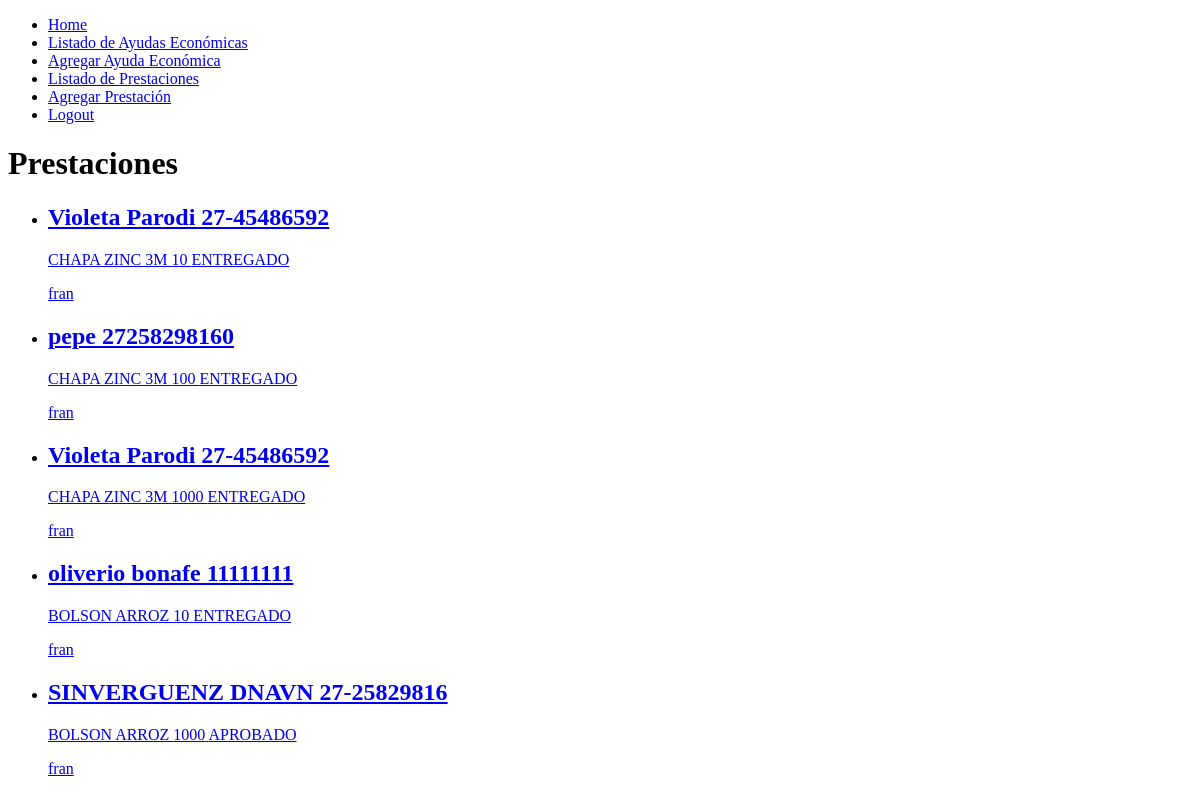
Before: /prestaciones/ (signed in) with the older database file.
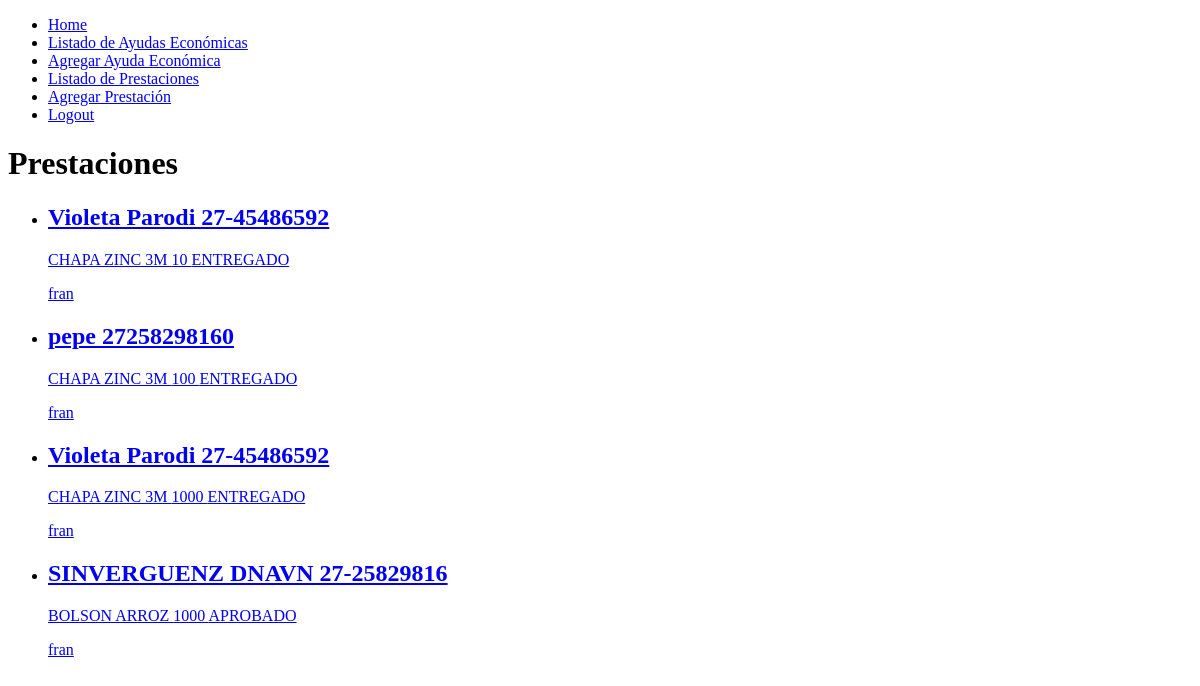
After: the same page with the newer database file.
### appcargas/models.py (models this page shows, shortened)
class Prestaciones(models.Model):
    id_programa = models.ForeignKey(Proyect, on_delete= models.CASCADE,  default=2)
    id_beneficiario = models.ForeignKey(Personas, on_delete= models.CASCADE)
    categoria = models.ForeignKey(Categoria, on_delete= models.CASCADE)
    producto = models.ForeignKey(Producto, on_delete= models.CASCADE)
    cantidad = models.IntegerField()
    estado = models.CharField(max_length=15, choices= ESTADOS_SOLICITUD, default= 'SOLICITADO')
    fecha_solicitud = models.DateField(default=timezone.now)
    motivo = models.CharField(max_length= 20,
                              null=True,
                              blank=True,
                              default= 'emergencia')
    usuario_creador = models.ForeignKey(User,
                                        on_delete= models.SET("usuario eliminado"),
                                        null=True,
                                        blank=True,
                                        related_name= 'prestaciones')

class Personas(models.Model):
    nombre = models.CharField(max_length=11, default= "no especificado", blank=True)
    apellido = models.CharField(max_length=12, default= "no especificado", blank=True)
    grupo_familiar = models.ForeignKey(Familias, on_delete= models.CASCADE)
    cuil = models.CharField(max_length=11)
    genero = models.CharField(max_length= 20)
    estado_civil = models.CharField(max_length= 1, choices=ESTADO_CIVIL_CHOICES)
    profesion = models.CharField(max_length= 20)
    Direccion = models.CharField(max_length= 50)
    Barrio = models.CharField(max_length= 20)
    discapacidad = models.BooleanField()
    usuario_creador = models.ForeignKey(User,
                                        on_delete= models.SET("usuario eliminado"),
                                        null=True,
                                        blank=True,
                                        related_name='personas_creadas')
    def __str__(self):
        return "{} {} {}".format(self.nombre, self.apellido, self.cuil)

class Producto(models.Model):
    categoria = models.ForeignKey(Categoria, on_delete=models.CASCADE)
    nombre = models.CharField(max_length=50)
    cantidad_usada = models.IntegerField(default=0)
    cantidad_deposito = models.IntegerField(default=0)
    def __str__(self):
        return "{}".format(self.nombre)

### appcargas/views.py (the view)
# urls.py: path("prestaciones/", views.listar_prestaciones, name= 'listado_prestaciones'),
@login_required
def listar_prestaciones(request):
    prestaciones = Prestaciones.objects.filter(usuario_creador=request.user)
    return render(request,
                  'prestaciones.html',
                  {
                      'prestaciones': prestaciones
                  })

### appcargas/templates/prestaciones.html
{% extends 'base_programas.html' %}
{% block content %}
<h1>
    Prestaciones
</h1>
<ul>
    {% for prestacion in prestaciones %}
    <li>
        <a href="{% url 'actualizar_prestacion' prestacion.id %}">
            <h2>{{prestacion.id_beneficiario}} </h2>
            <p>
                {{prestacion.producto}}
                {{prestacion.cantidad}}
                {{prestacion.estado}}
            </p>
            <p>
                {{prestacion.usuario_creador.username}}
            </p>
        </a>
    </li>
    {% endfor %}
</ul>
{% endblock %}

Changed rows visible on the page:
removed Prestaciones: id_beneficiario "oliverio bonafe 11111111", producto "BOLSON ARROZ", cantidad "10", estado "ENTREGADO", usuario_creador.username "fran"
